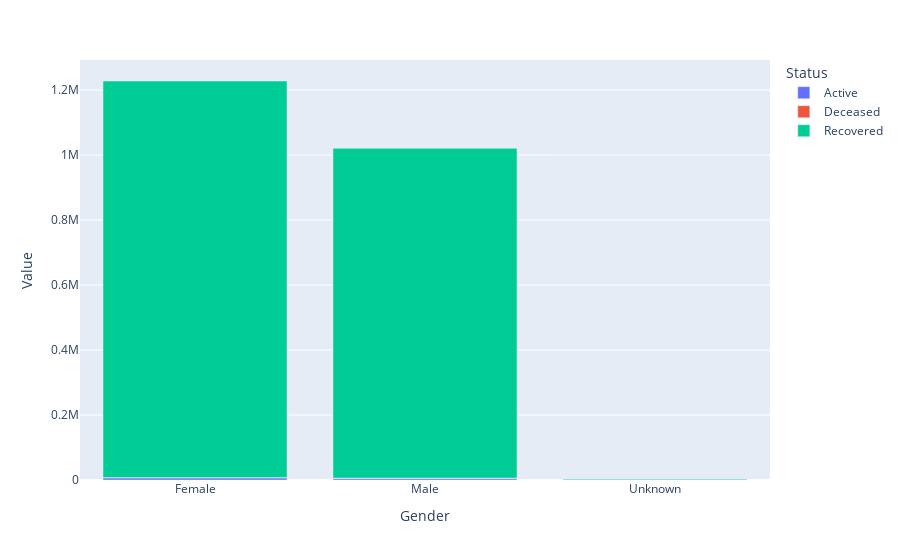

Notebook source saved alongside this figure:
### Code cell
fig = px.bar(Test_Gender,
            x="Gender",
            y="Value",
            color="Status")
fig.show()

### Figure 1 — Plotly figure (JSON) as saved in the notebook; plotly's stock layout.template omitted (floating-point values rounded to 4 significant figures)
{"data": [{"alignmentgroup": "True", "hovertemplate": "Status=Active<br>Gender=%{x}<br>Value=%{y}<extra></extra>", "legendgroup": "Active", "marker": {"color": "#636efa", "pattern": {"shape": ""}}, "name": "Active", "offsetgroup": "Active", "orientation": "v", "showlegend": true, "textposition": "auto", "type": "bar", "x": ["Female", "Male", "Unknown"], "xaxis": "x", "y": [6561, 4567, 22], "yaxis": "y"}, {"alignmentgroup": "True", "hovertemplate": "Status=Deceased<br>Gender=%{x}<br>Value=%{y}<extra></extra>", "legendgroup": "Deceased", "marker": {"color": "#EF553B", "pattern": {"shape": ""}}, "name": "Deceased", "offsetgroup": "Deceased", "orientation": "v", "showlegend": true, "textposition": "auto", "type": "bar", "x": ["Female", "Male", "Unknown"], "xaxis": "x", "y": [1203, 1378, 5], "yaxis": "y"}, {"alignmentgroup": "True", "hovertemplate": "Status=Recovered<br>Gender=%{x}<br>Value=%{y}<extra></extra>", "legendgroup": "Recovered", "marker": {"color": "#00cc96", "pattern": {"shape": ""}}, "name": "Recovered", "offsetgroup": "Recovered", "orientation": "v", "showlegend": true, "textposition": "auto", "type": "bar", "x": ["Female", "Male", "Unknown"], "xaxis": "x", "y": [1220169, 1014834, 2213], "yaxis": "y"}], "layout": {"barmode": "relative", "legend": {"title": {"text": "Status"}, "tracegroupgap": 0}, "margin": {"t": 60}, "xaxis": {"anchor": "y", "domain": [0, 1], "title": {"text": "Gender"}}, "yaxis": {"anchor": "x", "domain": [0, 1], "title": {"text": "Value"}}}}
